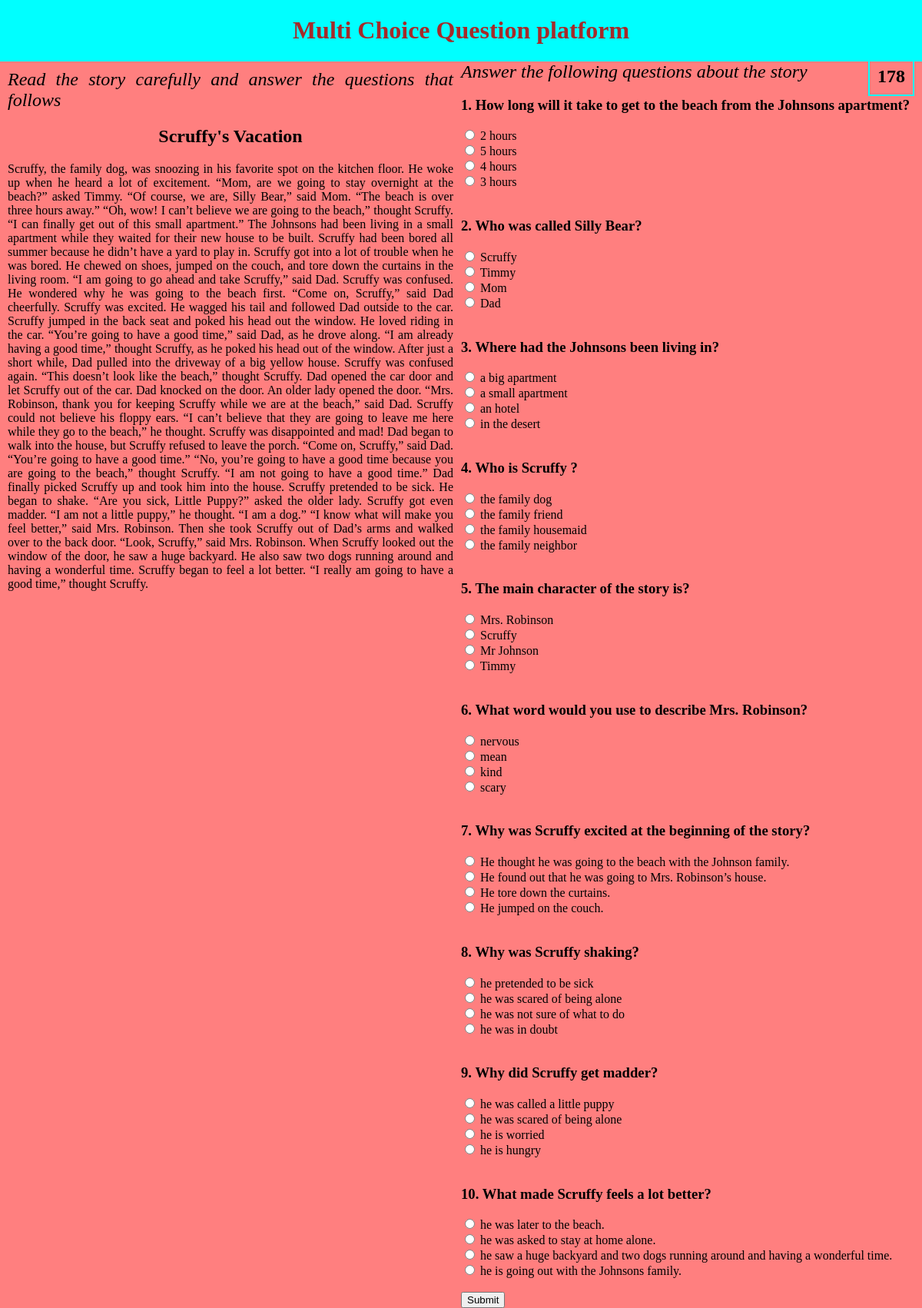
The app's page /start-quiz with its own data.
### quiz/models.py (models this page shows, shortened)
class Story(models.Model):
    title = models.CharField(max_length=100, null=True)
    text = models.TextField(max_length=5000, null=True)
    class Meta:
        verbose_name_plural = 'Stories'

class Question(models.Model):
    label = models.CharField(max_length=100, null=True)
    a = models.CharField(max_length=100, null=True)
    b = models.CharField(max_length=100, null=True)
    c = models.CharField(max_length=100, null=True)
    d = models.CharField(max_length=100, null=True)
    answer = models.ForeignKey(Answer, on_delete=models.CASCADE)

### quiz/views.py (the view, shortened to what this page needs)
# urls.py: path('start-quiz', views.takeQuiz, name='take-quiz'),
def takeQuiz(request):
    score = 0
    questions = Question.objects.all()
    stories = Story.objects.all()
    context = {
        'stories' : stories,
        'questions': questions
    }
    return render(request, 'quiz/take_quiz.html', context)

### quiz/templates/quiz/take_quiz.html (shortened to what this page needs)
{% extends 'quiz/base.html' %}
{% load static %}
{% block content %}
<h3 id='counts'>60</h3>
<article id="story">
    {% for story in stories  %}
    <small id="instruction" > <em>Read the story carefully and answer the questions that follows</em></small>
    <h1 style="color: black;"> {{story.title}}</h1>
    <p>{{story.text}}</p>
    {% endfor %}
</article>
<form id="form" action="" method="POST">
<small id="instruction"> <em>Answer the following questions about the story
</em></small>
{% for item in questions  %}
 <h3 id="tag">{{item.id}}. {{item.label}}</h3>
 <input type="radio" id="{{item.a}}{{item.id}}" name="option{{item.id}}" value="a">
 <label for="{{item.a}}{{item.id}}">{{item.a}}</label><br>
 <input type="radio" id="{{item.b}}{{item.id}}" name="option{{item.id}}" value="b">
 <label for="{{item.b}}{{item.id}}">{{item.b}}</label><br>
 <input type="radio" id="{{item.c}}{{item.id}}" name="option{{item.id}}" value="c">
 <label for="{{item.c}}{{item.id}}">{{item.c}}</label><br>
 <input type="radio" id="{{item.d}}{{item.id}}" name="option{{item.id}}" value="d">
 <label for="{{item.d}}{{item.id}}">{{item.d}}</label> <br> <br>
{% endfor %}
<input type="submit" value="Submit">
</form>
{% endblock content %}

### quiz/templates/quiz/base.html (shortened to what this page needs)
{% load static %}
<!DOCTYPE html>
<html lang="en">
<head>
    <link rel="stylesheet" href="{% static '/css/main.css' %}">
</head>
<body>
    <header>
        <h1> Multi Choice Question platform </h1>
    </header>
    <div>
        {% block content %}
        {% endblock content %}
    </div>
</body>
</html>

### static/css/main.css (style rules this page uses)
body { box-sizing: border-box; margin: 0; padding: 0; display: flex; flex-direction: column; }
header { margin-bottom: 0; height: 10vh; background-color: aqua; position: fixed; top: 0; right: 0; left: 0; }
h1 { text-align: center; color: brown; }
h3:not(#tag) { position: fixed; top: 50px; font-size:x-large; right: 10px; border: 2px solid aqua; padding: 10px; }
div { background-color: rgb(255, 127, 127); margin-top: 10vh; }
#instruction { font-size: x-large; }
@media (min-width: 700px ) { #form { margin-left: 50vw; } }
@media (min-width: 700px ) { #story { position: fixed; right: 50vw; top:10vh; bottom:0; overflow-y: scroll; padding: 10px; text-align: justify; } }

### records on screen
Story: title "Scruffy's Vacation", text "Scruffy, the family dog, was snoozing in his favorite spot on the kitchen floor. He woke up when he heard a lot of excitement. “Mom, are we going to stay overnight at the beach?” asked Timmy. “Of course, we are, Silly Bear,” said Mom. “The beach is over three hours away.” “Oh, wow! I can’t believe we are going to the beach,” thought Scruffy. “I can finally get out of this small apartment.” The Johnsons had been living in a small apartment while they waited for their new house to be built. Scruffy had been bored all summer because he didn’t have a yard to play in. Scruffy got into a lot of trouble when he was bored. He chewed on shoes, jumped on the couch, and tore down the curtains in the…"
Question: id "1", label "How long will it take to get to the beach from the Johnsons apartment?", a "2 hours", b "5 hours", c "4 hours", d "3 hours"
Question: id "2", label "Who was called Silly Bear?", a "Scruffy", b "Timmy", c "Mom", d "Dad"
Question: id "3", label "Where had the Johnsons been living in?", a "a big apartment", b "a small apartment", c "an hotel", d "in the desert"
Question: id "4", label "Who is Scruffy ?", a "the family dog", b "the family friend", c "the family housemaid", d "the family neighbor"
Question: id "5", label "The main character of the story is?", a "Mrs. Robinson", b "Scruffy", c "Mr Johnson", d "Timmy"
Question: id "6", label "What word would you use to describe Mrs. Robinson?", a "nervous", b "mean", c "kind", d "scary"
Question: id "7", label "Why was Scruffy excited at the beginning of the story?", a "He thought he was going to the beach with the Johnson family.", b "He found out that he was going to Mrs. Robinson’s house.", c "He tore down the curtains.", d "He jumped on the couch."
Question: id "8", label "Why was Scruffy shaking?", a "he pretended to be sick", b "he was scared of being alone", c "he was not sure of what to do", d "he was in doubt"
Question: id "9", label "Why did Scruffy get madder?", a "he was called a little puppy", b "he was scared of being alone", c "he is worried", d "he is hungry"
Question: id "10", label "What made Scruffy feels a lot better?", a "he was later to the beach.", b "he was asked to stay at home alone.", c "he saw a huge backyard and two dogs running around and having a wonderful time.", d "he is going out with the Johnsons family."
